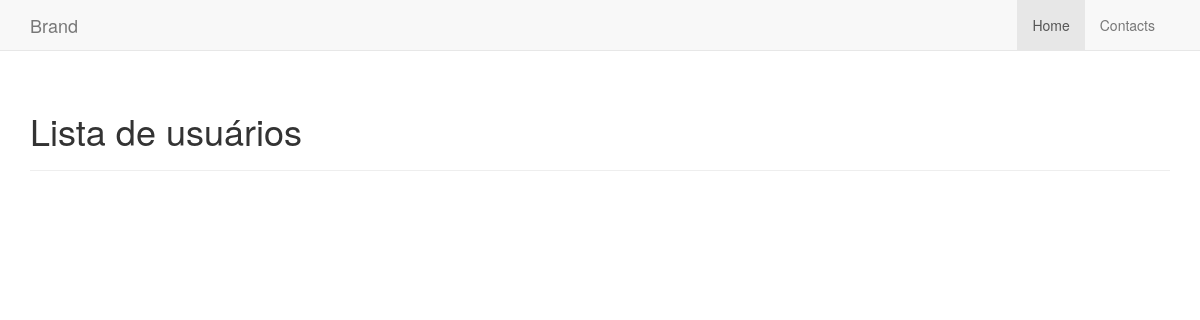
Page /lista/ on the earlier database version.
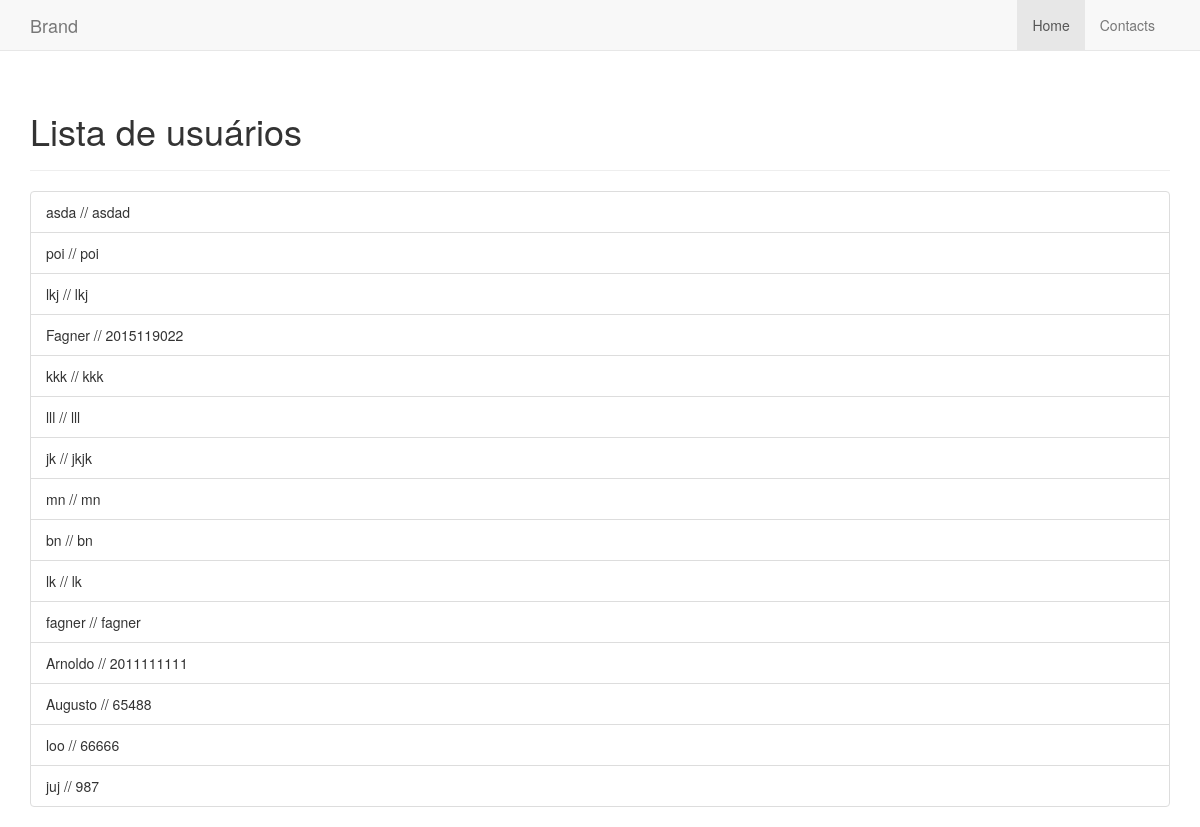
Same page on the later database version.
### usuarios/models.py (models this page shows)
class Inscricao(models.Model):
        nome = models.CharField(max_length=100)
        matricula = models.CharField('matricula', max_length=11, unique=True)
        senha = models.CharField(max_length=20)
        curso = models.CharField(max_length=30)

### usuarios/views.py (the view)
# urls.py: url(r'^lista/$', Lista.as_view(), name='listar'),
class Lista(ListView):
        template_name = 'lista.html'
        model = Inscricao
        context_object = 'nome'

### usuarios/templates/lista.html (shortened to what this page needs)
<html>
<head>
    <link href="http://cdnjs.cloudflare.com/ajax/libs/font-awesome/4.3.0/css/font-awesome.min.css" rel="stylesheet" type="text/css">
    <link href="http://pingendo.github.io/pingendo-bootstrap/themes/default/bootstrap.css" rel="stylesheet" type="text/css">
</head>
<body>
    <div class="navbar navbar-default navbar-static-top">
        <div class="container">
            <div class="navbar-header">
                <a class="navbar-brand" href="#"><span>Brand</span></a></div>
            <div class="collapse navbar-collapse" id="navbar-ex-collapse">
                <ul class="nav navbar-nav navbar-right">
                    <li class="active"><a href="#">Home</a></li>
                    <li><a href="#">Contacts</a></li>
                </ul>
            </div>
        </div>
    </div>
    <div class="section">
        <div class="container">
            <div class="row">
                <div class="col-md-12">
                    <div class="page-header">
                        <h1>Lista de usuários</h1></div>
                </div>
            </div>
        </div>
    </div>
    <div class="section">
        <div class="container">
            <div class="row">
                <div class="col-md-12">
                    <ul class="list-group">
                        {% for nome in object_list %}
                        <li class="list-group-item">{{ nome.nome }} // {{ nome.matricula }}</li>
                        {% endfor %}
                    </ul>
                </div>
            </div>
        </div>
    </div>
</body>
</html>

Differences in the rows shown:
added Inscricao: nome "asda", matricula "asdad"
added Inscricao: nome "poi", matricula "poi"
added Inscricao: nome "lkj", matricula "lkj"
added Inscricao: nome "Fagner", matricula "2015119022"
added Inscricao: nome "kkk", matricula "kkk"
added Inscricao: nome "lll", matricula "lll"
added Inscricao: nome "jk", matricula "jkjk"
added Inscricao: nome "mn", matricula "mn"
added Inscricao: nome "bn", matricula "bn"
added Inscricao: nome "lk", matricula "lk"
added Inscricao: nome "fagner", matricula "fagner"
added Inscricao: nome "Arnoldo", matricula "2011111111"
added Inscricao: nome "Augusto", matricula "65488"
added Inscricao: nome "loo", matricula "66666"
added Inscricao: nome "juj", matricula "987"
